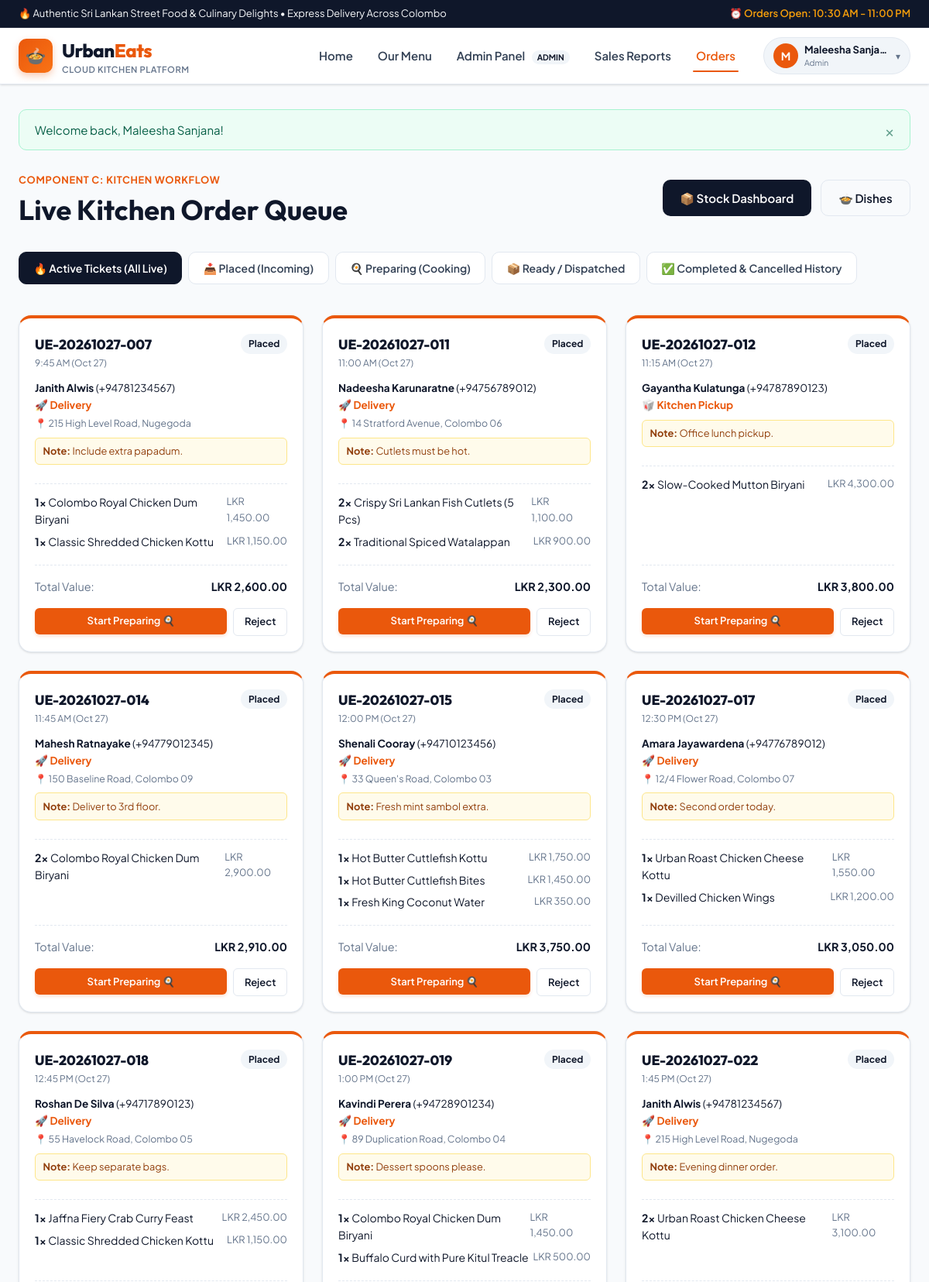
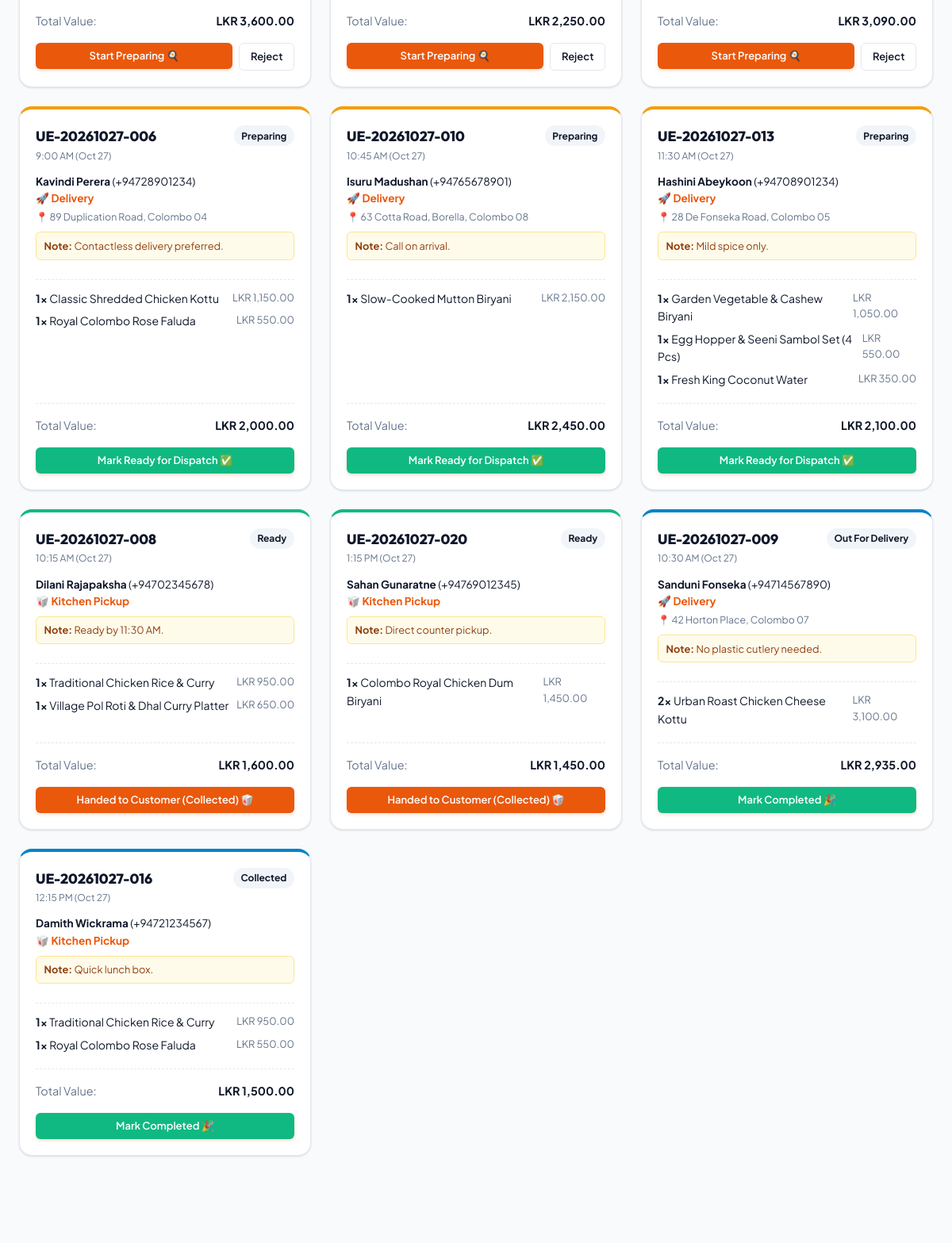
/public/orders/kitchen.php (signed in, upper part), run on the app's committed database (2 pictures, top to bottom).
### tables this page shows
CREATE TABLE `orders` (
  `id` INT UNSIGNED NOT NULL AUTO_INCREMENT,
  `order_number` VARCHAR(30) NOT NULL,
  `user_id` INT UNSIGNED NOT NULL,
  `order_type` ENUM('delivery', 'pickup') NOT NULL DEFAULT 'delivery',
  `delivery_address` TEXT NULL,
  `contact_phone` VARCHAR(20) NOT NULL,
  `notes` TEXT NULL,
  `subtotal` DECIMAL(10,2) NOT NULL,
  `discount_amount` DECIMAL(10,2) NOT NULL DEFAULT 0.00,
  `coupon_id` INT UNSIGNED NULL,
  `delivery_fee` DECIMAL(10,2) NOT NULL DEFAULT 0.00,
  `total_amount` DECIMAL(10,2) NOT NULL,
  `status` ENUM('Placed', 'Preparing', 'Ready', 'Out for Delivery', 'Collected', 'Completed', 'Cancelled') NOT NULL DEFAULT 'Placed',
  `created_at` TIMESTAMP NOT NULL DEFAULT CURRENT_TIMESTAMP,
  `updated_at` TIMESTAMP NOT NULL DEFAULT CURRENT_TIMESTAMP ON UPDATE CURRENT_TIMESTAMP,
  PRIMARY KEY (`id`),
  UNIQUE KEY `uk_orders_num` (`order_number`),
  KEY `idx_orders_user` (`user_id`),
  KEY `idx_orders_status` (`status`),
  KEY `idx_orders_created` (`created_at`),
  CONSTRAINT `fk_orders_user` FOREIGN KEY (`user_id`) REFERENCES `users` (`id`) ON UPDATE CASCADE,
  CONSTRAINT `fk_orders_coupon` FOREIGN KEY (`coupon_id`) REFERENCES `coupons` (`id`) ON DELETE SET NULL ON UPDATE CASCADE
);

CREATE TABLE `users` (
  `id` INT UNSIGNED NOT NULL AUTO_INCREMENT,
  `role_id` INT UNSIGNED NOT NULL,
  `full_name` VARCHAR(100) NOT NULL,
  `email` VARCHAR(150) NOT NULL,
  `phone` VARCHAR(20) NOT NULL,
  `password_hash` VARCHAR(255) NOT NULL,
  `address` TEXT NULL,
  `is_active` TINYINT(1) NOT NULL DEFAULT 1,
  `failed_login_attempts` INT UNSIGNED NOT NULL DEFAULT 0,
  `lockout_until` DATETIME NULL,
  `created_at` TIMESTAMP NOT NULL DEFAULT CURRENT_TIMESTAMP,
  `updated_at` TIMESTAMP NOT NULL DEFAULT CURRENT_TIMESTAMP ON UPDATE CURRENT_TIMESTAMP,
  PRIMARY KEY (`id`),
  UNIQUE KEY `uk_users_email` (`email`),
  KEY `idx_users_role` (`role_id`),
  KEY `idx_users_active` (`is_active`),
  CONSTRAINT `fk_users_role` FOREIGN KEY (`role_id`) REFERENCES `roles` (`id`) ON UPDATE CASCADE
);

CREATE TABLE `order_items` (
  `id` INT UNSIGNED NOT NULL AUTO_INCREMENT,
  `order_id` INT UNSIGNED NOT NULL,
  `dish_id` INT UNSIGNED NOT NULL,
  `dish_name` VARCHAR(150) NOT NULL,
  `unit_price` DECIMAL(10,2) NOT NULL,
  `quantity` INT UNSIGNED NOT NULL,
  `subtotal` DECIMAL(10,2) NOT NULL,
  PRIMARY KEY (`id`),
  KEY `idx_items_order` (`order_id`),
  KEY `idx_items_dish` (`dish_id`),
  CONSTRAINT `fk_items_order` FOREIGN KEY (`order_id`) REFERENCES `orders` (`id`) ON DELETE CASCADE ON UPDATE CASCADE,
  CONSTRAINT `fk_items_dish` FOREIGN KEY (`dish_id`) REFERENCES `dishes` (`id`) ON UPDATE CASCADE
);

### public/orders/kitchen.php (the view, shortened to what this page needs)
<?php
require_once __DIR__ . '/../../includes/functions.php';
require_once __DIR__ . '/../../includes/header.php';
$filterTab = trim($_GET['tab'] ?? 'active');
$whereSql = match ($filterTab) {
    'placed'    => "o.status = 'Placed'",
    'preparing' => "o.status = 'Preparing'",
    'ready'     => "o.status IN ('Ready', 'Out for Delivery', 'Collected')",
    'history'   => "o.status IN ('Completed', 'Cancelled')",
    default     => "o.status IN ('Placed', 'Preparing', 'Ready', 'Out for Delivery', 'Collected')"
};
$ordersQuery = "
    SELECT o.*, u.full_name AS customer_name, u.phone AS customer_phone,
           p.payment_method, p.payment_status
    FROM orders o
    JOIN users u ON o.user_id = u.id
    LEFT JOIN payments p ON o.id = p.order_id
    WHERE $whereSql
    ORDER BY CASE o.status
        WHEN 'Placed' THEN 1
        WHEN 'Preparing' THEN 2
        WHEN 'Ready' THEN 3
        WHEN 'Out for Delivery' THEN 4
        WHEN 'Collected' THEN 5
        ELSE 6
    END ASC, o.created_at ASC
";
$orders = $pdo->query($ordersQuery)->fetchAll();
$orderIds = array_column($orders, 'id');
$itemsByOrder = [];
if (!empty($orderIds)) {
    $placeholders = implode(',', array_fill(0, count($orderIds), '?'));
    $iStmt = $pdo->prepare("
        SELECT oi.*, d.image_url
        FROM order_items oi
        LEFT JOIN dishes d ON oi.dish_id = d.id
        WHERE oi.order_id IN ($placeholders)
        ORDER BY oi.id ASC
    ");
    $iStmt->execute($orderIds);
    $rawItems = $iStmt->fetchAll();
    foreach ($rawItems as $it) {
        $itemsByOrder[$it['order_id']][] = $it;
    }
}
?>
<?php require_once __DIR__ . '/../../includes/header.php'; ?>
<div class="site-container" style="margin-top: 1rem; margin-bottom: 3.5rem;">
    <div class="kitchen-queue-header">
        <div>
            <span style="font-size: 0.8rem; text-transform: uppercase; letter-spacing: 0.05em; color: var(--color-primary); font-weight: 700;">Component C: Kitchen Workflow</span>
            <h1 style="font-size: 2.25rem; margin-top: 0.25rem;">Live Kitchen Order Queue</h1>
        </div>
        <div style="display: flex; gap: 0.75rem;">
            <a href="<?= $appBase ?>/menu/stock.php" class="btn btn-secondary">📦 Stock Dashboard</a>
            <a href="<?= $appBase ?>/menu/manage_dishes.php" class="btn btn-outline">🍲 Dishes</a>
        </div>
    </div>
    <div style="display: flex; gap: 0.5rem; margin-bottom: 2rem; overflow-x: auto; padding-bottom: 0.5rem;">
        <a href="?tab=active" class="queue-tab <?= $filterTab === 'active' ? 'active' : '' ?>">
            🔥 Active Tickets (All Live)
        </a>
        <a href="?tab=placed" class="queue-tab <?= $filterTab === 'placed' ? 'active' : '' ?>">
            📥 Placed (Incoming)
        </a>
        <a href="?tab=preparing" class="queue-tab <?= $filterTab === 'preparing' ? 'active' : '' ?>">
            🍳 Preparing (Cooking)
        </a>
        <a href="?tab=ready" class="queue-tab <?= $filterTab === 'ready' ? 'active' : '' ?>">
            📦 Ready / Dispatched
        </a>
        <a href="?tab=history" class="queue-tab <?= $filterTab === 'history' ? 'active' : '' ?>">
            ✅ Completed & Cancelled History
        </a>
    </div>
    <?php if (empty($orders)): ?>
        <div style="background: white; border: 1px dashed var(--border-color); border-radius: var(--radius-lg); padding: 4rem 2rem; text-align: center;">
            <span style="font-size: 3.5rem; display: block; margin-bottom: 0.5rem;">🎉</span>
            <h2 style="font-size: 1.35rem; margin-bottom: 0.5rem;">All Clear! No Orders In This Stage</h2>
            <p style="color: var(--text-muted); font-size: 0.9rem;">
                There are currently no tickets matching the selected kitchen filter.
            </p>
        </div>
    <?php else: ?>
        <div class="kitchen-orders-grid">
            <?php foreach ($orders as $ord): ?>
                <?php
                $ordId = $ord['id'];
                $items = $itemsByOrder[$ordId] ?? [];
                $status = $ord['status'];
                $isDelivery = ($ord['order_type'] === 'delivery');
                ?>
                <article class="order-ticket" style="border-top-color: <?= match($status) {
                    'Placed' => 'var(--color-primary)',
                    'Preparing' => 'var(--color-accent)',
                    'Ready' => 'var(--color-success)',
                    'Out for Delivery' => '#0284c7',
                    'Collected' => '#0284c7',
                    'Completed' => '#10b981',
                    default => '#94a3b8'
                } ?>;">
                    <div class="ticket-header">
                        <div>
                            <span class="ticket-id"><?= e($ord['order_number']) ?></span>
                            <span style="display: block; font-size: 0.75rem; color: var(--text-muted);">
                                <?= format_datetime($ord['created_at'], 'g:i A (M d)') ?>
                            </span>
                        </div>
                        <span class="badge" style="background: var(--bg-subtle); color: var(--color-secondary); font-weight: 700;">
                            <?= e($status) ?>
                        </span>
                    </div>
                    <div style="font-size: 0.85rem; margin-bottom: 0.5rem;">
                        <strong><?= e($ord['customer_name']) ?></strong> (<?= e($ord['customer_phone']) ?>)<br>
                        <span style="color: var(--color-primary); font-weight: 700;">
                            <?= $isDelivery ? '🚀 Delivery' : '🥡 Kitchen Pickup' ?>
                        </span>
                        <?php if ($isDelivery && !empty($ord['delivery_address'])): ?>
                            <div style="font-size: 0.775rem; color: var(--text-muted); margin-top: 0.2rem;">
                                📍 <?= e($ord['delivery_address']) ?>
                            </div>
                        <?php endif; ?>
                    </div>
                    <?php if (!empty($ord['notes'])): ?>
                        <div style="background: #fffbeb; border: 1px solid #fde68a; border-radius: var(--radius-sm); padding: 0.4rem 0.6rem; font-size: 0.8rem; color: #92400e; margin-bottom: 0.5rem;">
                            <strong>Note:</strong> <?= e($ord['notes']) ?>
                        </div>
                    <?php endif; ?>
                    <ul class="ticket-items">
                        <?php foreach ($items as $it): ?>
                            <li class="ticket-item">
                                <span><strong><?= $it['quantity'] ?>x</strong> <?= e($it['dish_name']) ?></span>
                                <span style="color: var(--text-muted); font-size: 0.8rem;"><?= format_price($it['subtotal']) ?></span>
                            </li>
                        <?php endforeach; ?>
                    </ul>
                    <div style="display: flex; justify-content: space-between; align-items: center; font-size: 0.9rem; margin-bottom: 1rem;">
                        <span style="color: var(--text-muted);">Total Value:</span>
                        <strong><?= format_price($ord['total_amount']) ?></strong>
                    </div>
                    <div class="ticket-actions">
                        <?php if ($status === 'Placed'): ?>
                            <form action="<?= $appBase ?>/orders/kitchen.php?<?= http_build_query($_GET) ?>" method="POST" style="flex: 1; margin: 0;">
                                <button type="submit" class="btn btn-primary btn-block btn-sm">
                                    Start Preparing 🍳
                                </button>
                            </form>
                            <form action="<?= $appBase ?>/orders/kitchen.php?<?= http_build_query($_GET) ?>" method="POST" style="margin: 0;">
                                <button type="submit" class="btn btn-outline-sm text-danger" onclick="return confirm('Cancel Order #<?= e($ord['order_number']) ?>?');">
                                    Reject
                                </button>
                            </form>
                        <?php elseif ($status === 'Preparing'): ?>
                            <form action="<?= $appBase ?>/orders/kitchen.php?<?= http_build_query($_GET) ?>" method="POST" style="flex: 1; margin: 0;">
                                <button type="submit" class="btn btn-primary btn-block btn-sm" style="background: var(--color-success);">
                                    Mark Ready for Dispatch ✅
                                </button>
                            </form>
                        <?php elseif ($status === 'Ready'): ?>
                            <?php if ($isDelivery): ?>
                                <form action="<?= $appBase ?>/orders/kitchen.php?<?= http_build_query($_GET) ?>" method="POST" style="flex: 1; margin: 0;">
                                    <?= csrf_field() ?>
                                    <input type="hidden" name="order_id" value="<?= $ordId ?>">
                                    <input type="hidden" name="new_status" value="Out for Delivery">
                                    <button type="submit" class="btn btn-primary btn-block btn-sm">
                                        Hand to Driver (Out for Delivery) 🛵
                                    </button>
                                </form>
                            <?php else: ?>
                                <form action="<?= $appBase ?>/orders/kitchen.php?<?= http_build_query($_GET) ?>" method="POST" style="flex: 1; margin: 0;">
                                    <button type="submit" class="btn btn-primary btn-block btn-sm">
                                        Handed to Customer (Collected) 🥡
                                    </button>
                                </form>
                            <?php endif; ?>
                        <?php elseif (in_array($status, ['Out for Delivery', 'Collected'], true)): ?>
                            <form action="<?= $appBase ?>/orders/kitchen.php?<?= http_build_query($_GET) ?>" method="POST" style="flex: 1; margin: 0;">
                                <button type="submit" class="btn btn-primary btn-block btn-sm" style="background: #10b981;">
                                    Mark Completed 🎉
                                </button>
                            </form>
                        <?php else: ?>
                            <a href="<?= $appBase ?>/orders/confirmation.php?order_number=<?= urlencode($ord['order_number']) ?>" class="btn btn-outline btn-block btn-sm">
                                View Order Archive Receipt
                            </a>
                        <?php endif; ?>
                    </div>
                </article>
            <?php endforeach; ?>
        </div>
    <?php endif; ?>
</div>
<?php require_once __DIR__ . '/../../includes/footer.php'; ?>

### data on the page
orders: order_number "UE-20261027-007", created_at "9:45 AM (Oct 27)", status "Placed", user.full_name "Janith Alwis", user.phone "+94781234567", order_type "🚀 Delivery", delivery_address "215 High Level Road, Nugegoda", notes "Include extra papadum.", total_amount "LKR 2,600.00"
order_items: quantity "1", dish_name "Colombo Royal Chicken Dum Biryani", subtotal "LKR 1,450.00"
order_items: quantity "1", dish_name "Classic Shredded Chicken Kottu", subtotal "LKR 1,150.00"
orders: order_number "UE-20261027-011", created_at "11:00 AM (Oct 27)", status "Placed", user.full_name "Nadeesha Karunaratne", user.phone "+94756789012", order_type "🚀 Delivery", delivery_address "14 Stratford Avenue, Colombo 06", notes "Cutlets must be hot.", total_amount "LKR 2,300.00"
order_items: quantity "2", dish_name "Crispy Sri Lankan Fish Cutlets (5 Pcs)", subtotal "LKR 1,100.00"
order_items: quantity "2", dish_name "Traditional Spiced Watalappan", subtotal "LKR 900.00"
orders: order_number "UE-20261027-012", created_at "11:15 AM (Oct 27)", status "Placed", user.full_name "Gayantha Kulatunga", user.phone "+94787890123", order_type "🥡 Kitchen Pickup", notes "Office lunch pickup.", total_amount "LKR 3,800.00"
order_items: quantity "2", dish_name "Slow-Cooked Mutton Biryani", subtotal "LKR 4,300.00"
orders: order_number "UE-20261027-014", created_at "11:45 AM (Oct 27)", status "Placed", user.full_name "Mahesh Ratnayake", user.phone "+94779012345", order_type "🚀 Delivery", delivery_address "150 Baseline Road, Colombo 09", notes "Deliver to 3rd floor.", total_amount "LKR 2,910.00"
order_items: quantity "2", dish_name "Colombo Royal Chicken Dum Biryani", subtotal "LKR 2,900.00"
orders: order_number "UE-20261027-015", created_at "12:00 PM (Oct 27)", status "Placed", user.full_name "Shenali Cooray", user.phone "+94710123456", order_type "🚀 Delivery", delivery_address "33 Queen's Road, Colombo 03", notes "Fresh mint sambol extra.", total_amount "LKR 3,750.00"
order_items: quantity "1", dish_name "Hot Butter Cuttlefish Kottu", subtotal "LKR 1,750.00"
order_items: quantity "1", dish_name "Hot Butter Cuttlefish Bites", subtotal "LKR 1,450.00"
order_items: quantity "1", dish_name "Fresh King Coconut Water", subtotal "LKR 350.00"
orders: order_number "UE-20261027-017", created_at "12:30 PM (Oct 27)", status "Placed", user.full_name "Amara Jayawardena", user.phone "+94776789012", order_type "🚀 Delivery", delivery_address "12/4 Flower Road, Colombo 07", notes "Second order today.", total_amount "LKR 3,050.00"
order_items: quantity "1", dish_name "Urban Roast Chicken Cheese Kottu", subtotal "LKR 1,550.00"
order_items: quantity "1", dish_name "Devilled Chicken Wings", subtotal "LKR 1,200.00"
orders: order_number "UE-20261027-018", created_at "12:45 PM (Oct 27)", status "Placed", user.full_name "Roshan De Silva", user.phone "+94717890123", order_type "🚀 Delivery", delivery_address "55 Havelock Road, Colombo 05", notes "Keep separate bags.", total_amount "LKR 3,600.00"
order_items: quantity "1", dish_name "Jaffna Fiery Crab Curry Feast", subtotal "LKR 2,450.00"
order_items: quantity "1", dish_name "Classic Shredded Chicken Kottu", subtotal "LKR 1,150.00"
orders: order_number "UE-20261027-019", created_at "1:00 PM (Oct 27)", status "Placed", user.full_name "Kavindi Perera", user.phone "+94728901234", order_type "🚀 Delivery", delivery_address "89 Duplication Road, Colombo 04", notes "Dessert spoons please.", total_amount "LKR 2,250.00"
order_items: quantity "1", dish_name "Colombo Royal Chicken Dum Biryani", subtotal "LKR 1,450.00"
order_items: quantity "1", dish_name "Buffalo Curd with Pure Kitul Treacle", subtotal "LKR 500.00"
orders: order_number "UE-20261027-022", created_at "1:45 PM (Oct 27)", status "Placed", user.full_name "Janith Alwis", user.phone "+94781234567", order_type "🚀 Delivery", delivery_address "215 High Level Road, Nugegoda", notes "Evening dinner order.", total_amount "LKR 3,090.00"
order_items: quantity "2", dish_name "Urban Roast Chicken Cheese Kottu", subtotal "LKR 3,100.00"
orders: order_number "UE-20261027-006", created_at "9:00 AM (Oct 27)", status "Preparing", user.full_name "Kavindi Perera", user.phone "+94728901234", order_type "🚀 Delivery", delivery_address "89 Duplication Road, Colombo 04", notes "Contactless delivery preferred.", total_amount "LKR 2,000.00"
order_items: quantity "1", dish_name "Classic Shredded Chicken Kottu", subtotal "LKR 1,150.00"
order_items: quantity "1", dish_name "Royal Colombo Rose Faluda", subtotal "LKR 550.00"
orders: order_number "UE-20261027-010", created_at "10:45 AM (Oct 27)", status "Preparing", user.full_name "Isuru Madushan", user.phone "+94765678901", order_type "🚀 Delivery", delivery_address "63 Cotta Road, Borella, Colombo 08", notes "Call on arrival.", total_amount "LKR 2,450.00"
order_items: quantity "1", dish_name "Slow-Cooked Mutton Biryani", subtotal "LKR 2,150.00"
orders: order_number "UE-20261027-013", created_at "11:30 AM (Oct 27)", status "Preparing", user.full_name "Hashini Abeykoon", user.phone "+94708901234", order_type "🚀 Delivery", delivery_address "28 De Fonseka Road, Colombo 05", notes "Mild spice only.", total_amount "LKR 2,100.00"
order_items: quantity "1", dish_name "Garden Vegetable & Cashew Biryani", subtotal "LKR 1,050.00"
order_items: quantity "1", dish_name "Egg Hopper & Seeni Sambol Set (4 Pcs)", subtotal "LKR 550.00"
order_items: quantity "1", dish_name "Fresh King Coconut Water", subtotal "LKR 350.00"
orders: order_number "UE-20261027-008", created_at "10:15 AM (Oct 27)", status "Ready", user.full_name "Dilani Rajapaksha", user.phone "+94702345678", order_type "🥡 Kitchen Pickup", notes "Ready by 11:30 AM.", total_amount "LKR 1,600.00"
order_items: quantity "1", dish_name "Traditional Chicken Rice & Curry", subtotal "LKR 950.00"
order_items: quantity "1", dish_name "Village Pol Roti & Dhal Curry Platter", subtotal "LKR 650.00"
orders: order_number "UE-20261027-020", created_at "1:15 PM (Oct 27)", status "Ready", user.full_name "Sahan Gunaratne", user.phone "+94769012345", order_type "🥡 Kitchen Pickup", notes "Direct counter pickup.", total_amount "LKR 1,450.00"
order_items: quantity "1", dish_name "Colombo Royal Chicken Dum Biryani", subtotal "LKR 1,450.00"
orders: order_number "UE-20261027-009", created_at "10:30 AM (Oct 27)", status "Out For Delivery", user.full_name "Sanduni Fonseka", user.phone "+94714567890", order_type "🚀 Delivery", delivery_address "42 Horton Place, Colombo 07", notes "No plastic cutlery needed.", total_amount "LKR 2,935.00"
order_items: quantity "2", dish_name "Urban Roast Chicken Cheese Kottu", subtotal "LKR 3,100.00"
orders: order_number "UE-20261027-016", created_at "12:15 PM (Oct 27)", status "Collected", user.full_name "Damith Wickrama", user.phone "+94721234567", order_type "🥡 Kitchen Pickup", notes "Quick lunch box.", total_amount "LKR 1,500.00"
order_items: quantity "1", dish_name "Traditional Chicken Rice & Curry", subtotal "LKR 950.00"
order_items: quantity "1", dish_name "Royal Colombo Rose Faluda", subtotal "LKR 550.00"

### other printed values
substr($currentUser['name'] ?? 'U', 0, 1) "M"
$currentUser['name'] "Maleesha Sanja…"
str_replace('_', ' ', $currentUser['role_name'] ?? '') "Admin"
$msg "Welcome back, Maleesha Sanjana!"
